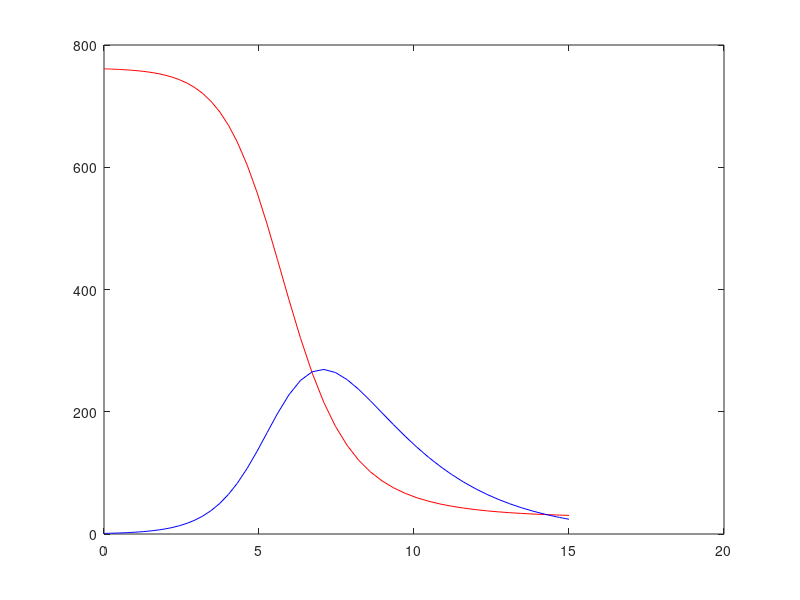

The MATLAB source for this figure:
function c_pe_epidemic
global beta gamma;

tend = 15;%se the end time to run the simulation
u0 = [761; 1]; % set initial conditions as a column vector
beta=2.0*10^(-3); gamma=0.44;
[tsol, usol] = ode45(@rhs, [0, tend], u0);
Ssol = usol(:, 1); Isol = usol(:, 2); 
plot(tsol, Ssol, 'r'); hold on; plot(tsol, Isol, 'b'); 

function udot = rhs(t, u)
global beta gamma;
S=u(1); I=u(2); 
Sdash = -beta*S*I;
Idash = beta*S*I - gamma*I;
udot = [Sdash; Idash];
